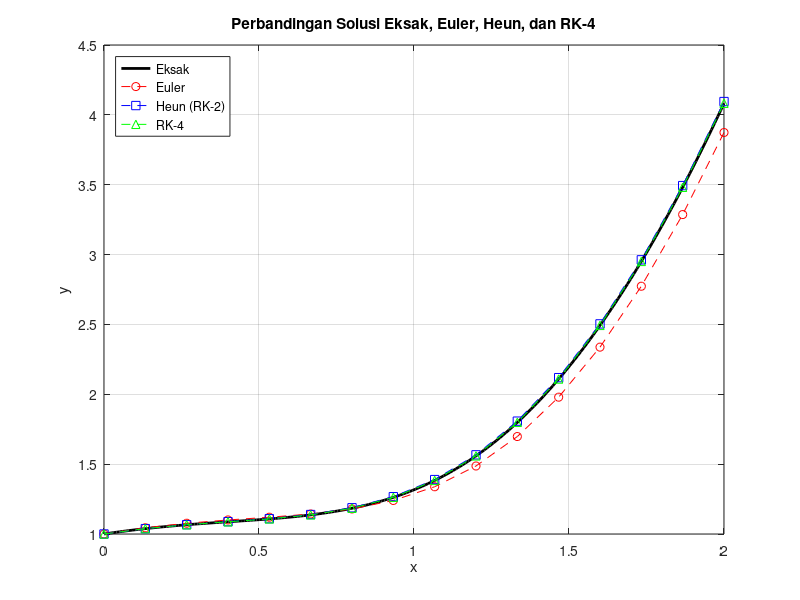

Reproduce this figure in MATLAB.
% Perbandingan Metode: Eksak, Euler, Heun, Runge-Kutta Orde-4
% Soal : dy/dx = (4x^3 - 2x + 1) / (2 + y),  y(0) = 1
% Cari : y(2) dengan N = 15 langkah

clc; clear; close all;
1; % penanda file script

% f(x,y) = dy/dx
function hasil = f(x, y)
  hasil = (4*x^3 - 2*x + 1) / (2 + y);
end

% Solusi eksak
function hasil = solusi_eksak(x)
  hasil = -2 + sqrt(2*x^4 - 2*x^2 + 2*x + 9);
end

% Metode Euler: mengembalikan semua titik x dan y
function [x, y] = metode_euler(x0, y0, xt, N)
  h = (xt - x0) / N;
  x = zeros(1, N+1);  y = zeros(1, N+1);
  x(1) = x0;  y(1) = y0;
  for i = 1:N
    y(i+1) = y(i) + h * f(x(i), y(i));
    x(i+1) = x(i) + h;
  end
end

% Metode Heun (RK-2)
function [x, y] = metode_heun(x0, y0, xt, N)
  h = (xt - x0) / N;
  x = zeros(1, N+1);  y = zeros(1, N+1);
  x(1) = x0;  y(1) = y0;
  for i = 1:N
    k1 = f(x(i), y(i));
    k2 = f(x(i) + h, y(i) + k1*h);
    y(i+1) = y(i) + (h/2) * (k1 + k2);
    x(i+1) = x(i) + h;
  end
end

% Metode Runge-Kutta Orde-4
function [x, y] = metode_rk4(x0, y0, xt, N)
  h = (xt - x0) / N;
  x = zeros(1, N+1);  y = zeros(1, N+1);
  x(1) = x0;  y(1) = y0;
  for i = 1:N
    k1 = f(x(i), y(i));
    k2 = f(x(i) + h/2, y(i) + k1*h/2);
    k3 = f(x(i) + h/2, y(i) + k2*h/2);
    k4 = f(x(i) + h,   y(i) + k3*h);
    y(i+1) = y(i) + (h/6) * (k1 + 2*k2 + 2*k3 + k4);
    x(i+1) = x(i) + h;
  end
end

% Data soal
x_awal   = 0;
y_awal   = 1;
x_target = 2;
N        = 15;

% Jalankan ketiga metode
[x_e, y_e] = metode_euler(x_awal, y_awal, x_target, N);
[x_h, y_h] = metode_heun (x_awal, y_awal, x_target, N);
[x_r, y_r] = metode_rk4  (x_awal, y_awal, x_target, N);

% Ambil nilai akhir y(2) (elemen terakhir)
y_eksak = solusi_eksak(x_target);
y_euler = y_e(end);
y_heun  = y_h(end);
y_rk4   = y_r(end);

% Hitung galat
galat_abs_euler = abs(y_eksak - y_euler);
galat_abs_heun  = abs(y_eksak - y_heun);
galat_abs_rk4   = abs(y_eksak - y_rk4);

galat_rel_euler = galat_abs_euler / abs(y_eksak) * 100;
galat_rel_heun  = galat_abs_heun  / abs(y_eksak) * 100;
galat_rel_rk4   = galat_abs_rk4   / abs(y_eksak) * 100;

% Tabel perbandingan hasil akhir y(2)
printf("      Perbandingan Hasil y(2), N = %d\n\n", N);
printf("%-12s %-12s %-16s %-16s\n", "Metode", "y(2)", "Galat Absolut", "Galat Relatif (%)");
printf("---------------------------------------------------------------\n");
printf("%-12s %-12.6f %-16s %-16s\n", "Eksak",  y_eksak, "-", "-");
printf("%-12s %-12.6f %-16.8f %-16.6f\n", "Euler",  y_euler, galat_abs_euler, galat_rel_euler);
printf("%-12s %-12.6f %-16.8f %-16.6f\n", "Heun",   y_heun,  galat_abs_heun,  galat_rel_heun);
printf("%-12s %-12.6f %-16.8f %-16.6f\n", "RK-4",   y_rk4,   galat_abs_rk4,   galat_rel_rk4);

% Tabel perbandingan di setiap titik xi
printf("\n      Perbandingan di Setiap Titik\n\n");
printf("%-4s %-9s %-11s %-11s %-11s %-11s\n", "i", "xi", "Eksak", "Euler", "Heun", "RK-4");
printf("----------------------------------------------------------------\n");
for i = 1:N+1
  printf("%-4d %-9.4f %-11.6f %-11.6f %-11.6f %-11.6f\n", ...
         i-1, x_e(i), solusi_eksak(x_e(i)), y_e(i), y_h(i), y_r(i));
end

% Grafik perbandingan
xx = linspace(x_awal, x_target, 200); % titik halus untuk kurva eksak
yy = zeros(size(xx));
for i = 1:length(xx)
  yy(i) = solusi_eksak(xx(i));
end

figure;
plot(xx,  yy,  'k-',  'LineWidth', 2); hold on;
plot(x_e, y_e, 'r--o');
plot(x_h, y_h, 'b--s');
plot(x_r, y_r, 'g--^');
grid on;
xlabel('x');
ylabel('y');
title('Perbandingan Solusi Eksak, Euler, Heun, dan RK-4');
legend('Eksak', 'Euler', 'Heun (RK-2)', 'RK-4', 'Location', 'northwest');
hold off;

% Kesimpulan otomatis
printf("\nKesimpulan: galat terkecil = RK-4, lalu Heun, lalu Euler.\n");
